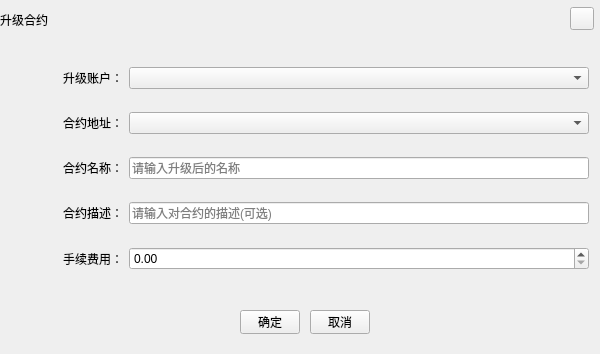
<?xml version="1.0" encoding="UTF-8"?>
<ui version="4.0">
 <class>UpgradeContractDialogCTC</class>
 <widget class="QDialog" name="UpgradeContractDialogCTC">
  <property name="geometry">
   <rect>
    <x>0</x>
    <y>0</y>
    <width>600</width>
    <height>354</height>
   </rect>
  </property>
  <property name="windowTitle">
   <string>Dialog</string>
  </property>
  <widget class="QToolButton" name="cancelBtn">
   <property name="geometry">
    <rect>
     <x>310</x>
     <y>310</y>
     <width>60</width>
     <height>24</height>
    </rect>
   </property>
   <property name="cursor">
    <cursorShape>PointingHandCursor</cursorShape>
   </property>
   <property name="text">
    <string>取消</string>
   </property>
  </widget>
  <widget class="QToolButton" name="okBtn">
   <property name="geometry">
    <rect>
     <x>240</x>
     <y>310</y>
     <width>60</width>
     <height>24</height>
    </rect>
   </property>
   <property name="cursor">
    <cursorShape>PointingHandCursor</cursorShape>
   </property>
   <property name="text">
    <string>确定</string>
   </property>
  </widget>
  <widget class="QLabel" name="title_Label">
   <property name="geometry">
    <rect>
     <x>0</x>
     <y>0</y>
     <width>600</width>
     <height>40</height>
    </rect>
   </property>
   <property name="text">
    <string>升级合约</string>
   </property>
  </widget>
  <widget class="QToolButton" name="closeBtn">
   <property name="geometry">
    <rect>
     <x>570</x>
     <y>7</y>
     <width>24</width>
     <height>23</height>
    </rect>
   </property>
   <property name="cursor">
    <cursorShape>PointingHandCursor</cursorShape>
   </property>
   <property name="text">
    <string/>
   </property>
  </widget>
  <widget class="QWidget" name="layoutWidget">
   <property name="geometry">
    <rect>
     <x>8</x>
     <y>50</y>
     <width>581</width>
     <height>241</height>
    </rect>
   </property>
   <layout class="QGridLayout" name="gridLayout" columnstretch="1,4">
    <item row="3" column="1">
     <widget class="QLineEdit" name="contractDes">
      <property name="placeholderText">
       <string>请输入对合约的描述(可选)</string>
      </property>
     </widget>
    </item>
    <item row="4" column="0">
     <widget class="QLabel" name="label_6">
      <property name="text">
       <string>手续费用：</string>
      </property>
      <property name="alignment">
       <set>Qt::AlignRight|Qt::AlignTrailing|Qt::AlignVCenter</set>
      </property>
     </widget>
    </item>
    <item row="2" column="1">
     <widget class="QLineEdit" name="contractName">
      <property name="placeholderText">
       <string>请输入升级后的名称</string>
      </property>
     </widget>
    </item>
    <item row="1" column="1">
     <widget class="QComboBox" name="contractAddress"/>
    </item>
    <item row="0" column="1">
     <widget class="QComboBox" name="callAddress"/>
    </item>
    <item row="0" column="0">
     <widget class="QLabel" name="label_2">
      <property name="text">
       <string>升级账户：</string>
      </property>
      <property name="alignment">
       <set>Qt::AlignRight|Qt::AlignTrailing|Qt::AlignVCenter</set>
      </property>
     </widget>
    </item>
    <item row="2" column="0">
     <widget class="QLabel" name="label_3">
      <property name="text">
       <string>合约名称：</string>
      </property>
      <property name="alignment">
       <set>Qt::AlignRight|Qt::AlignTrailing|Qt::AlignVCenter</set>
      </property>
     </widget>
    </item>
    <item row="3" column="0">
     <widget class="QLabel" name="label_4">
      <property name="text">
       <string>合约描述：</string>
      </property>
      <property name="alignment">
       <set>Qt::AlignRight|Qt::AlignTrailing|Qt::AlignVCenter</set>
      </property>
     </widget>
    </item>
    <item row="1" column="0">
     <widget class="QLabel" name="label">
      <property name="text">
       <string>合约地址：</string>
      </property>
      <property name="alignment">
       <set>Qt::AlignRight|Qt::AlignTrailing|Qt::AlignVCenter</set>
      </property>
     </widget>
    </item>
    <item row="4" column="1">
     <widget class="QDoubleSpinBox" name="fee"/>
    </item>
   </layout>
  </widget>
 </widget>
 <resources/>
 <connections/>
</ui>
